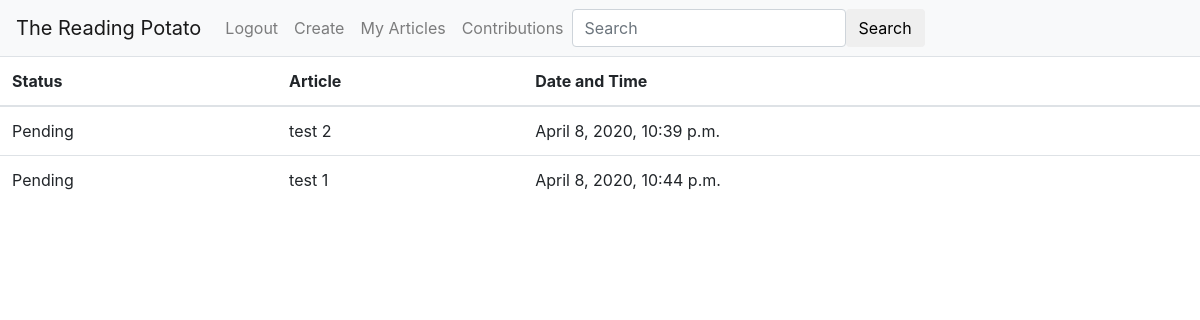
/my-contributions/ (signed in), run on an earlier commit of the app's database.
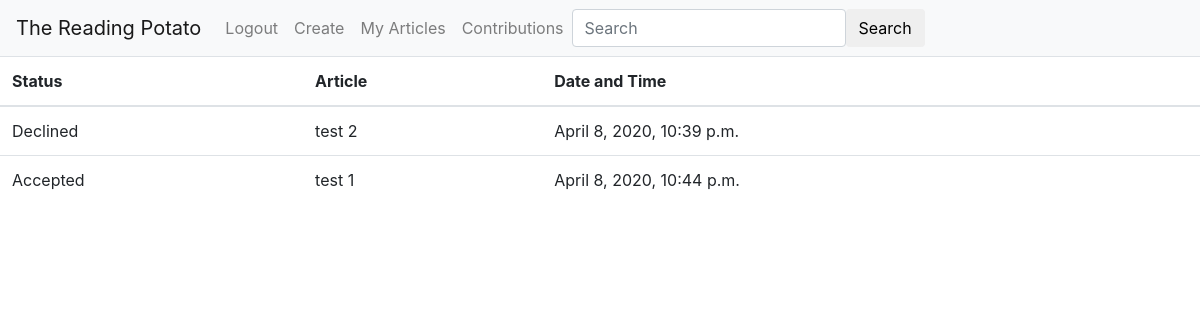
And on a later commit of the database.
### main/models.py (models this page shows)
class Contribution(models.Model):
    PENDING = "Pending"
    ACCEPTED = "Accepted"
    DECLINED = "Declined"
    STATUS = (
        (PENDING, PENDING),
        (ACCEPTED, ACCEPTED),
        (DECLINED, DECLINED),
    )
    user = models.ForeignKey(
        User, on_delete=models.CASCADE, related_name="contributions")
    article = models.ForeignKey(
        Article, on_delete=models.CASCADE, related_name="contributions")
    new_content = models.TextField()
    status = models.CharField(max_length=10, choices=STATUS, default=PENDING)
    date = models.DateTimeField(auto_now_add=True)

class Article(models.Model):
    title = models.CharField(max_length=250)
    content = models.TextField()
    author = models.ForeignKey(
        User, on_delete=models.CASCADE, related_name="articles")
    created_on = models.DateTimeField(auto_now_add=True)
    last_update = models.DateTimeField(auto_now=True)
    slug = models.SlugField(blank=True)
    def __str__(self):
        return self.title

### main/views.py (the view)
# urls.py: path('my-contributions/', views.my_contributions_list,
def my_contributions_list(request):
    if request.user.is_anonymous:
        return redirect('login')
    return render(request, "my_contributions_list.html")

### main/templates/my_contributions_list.html
{% extends "base.html" %} {% block content %}
<table class="table">
  <thead>
    <tr>
      <th scope="col">Status</th>
      <th scope="col">Article</th>
      <th scope="col">Date and Time</th>
    </tr>
  </thead>
  <tbody>
    {% for contribution in request.user.contributions.all %}
    <tr>
      <td>
        {{contribution.status}}
      </td>
      <td>{{contribution.article}}</td>
      <td>
        {{contribution.date}}
      </td>
    </tr>
    {% endfor %}
  </tbody>
</table>
{% endblock content %}

What changed in the data, as far as the page shows it:
changed Contribution "test 2": status "Pending" → "Declined"
changed Contribution "test 1": status "Pending" → "Accepted"
